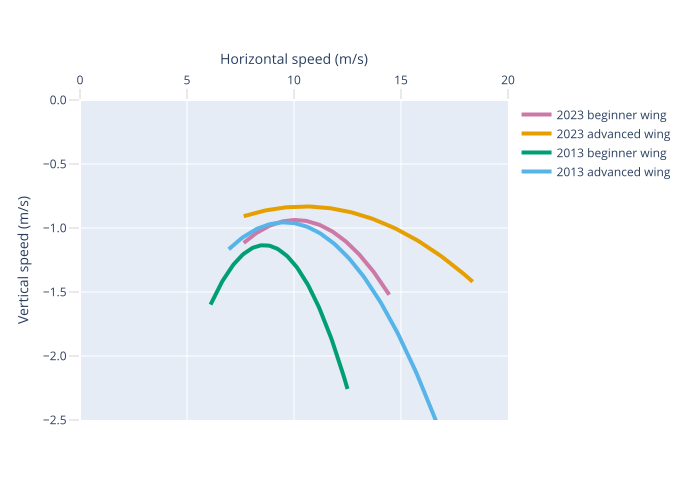

The Python source for this figure:
from data import data
from colors import colors
from interpolation import fit

import plotly.graph_objects as go


fig = go.Figure()

color_iterator = iter(colors.items())

for name, points in data.items():
    xs, ys = zip(*points)
    xs_fit, ys_fit = fit(xs, ys)
    fig.add_trace(
        go.Scatter(
            x=xs_fit,
            y=ys_fit,
            mode="lines",
            name=name,
        )
    )
    fig.update_traces(
        selector=dict(name=name), line=dict(width=4, color=next(color_iterator)[1])
    )

fig.update_xaxes(
    title_text="Horizontal speed (m/s)",
    range=[0, 20],
    title_standoff=0,
    ticks="outside",
    tickcolor="lightgray",
    ticklen=10,
    side="top",
)

fig.update_yaxes(
    title_text="Vertical speed (m/s)",
    range=[-2.5, 0],
    title_standoff=0,
    ticks="outside",
    tickcolor="lightgray",
    ticklen=10,
    tickformat=".1f",
)

fig.write_image("wing-comparison.svg")
